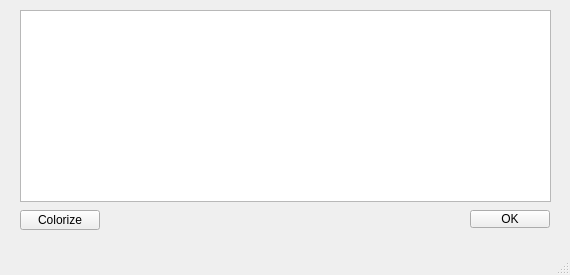
<?xml version="1.0" encoding="UTF-8"?>
<ui version="4.0">
 <class>MainWindow</class>
 <widget class="QMainWindow" name="MainWindow">
  <property name="geometry">
   <rect>
    <x>0</x>
    <y>0</y>
    <width>570</width>
    <height>275</height>
   </rect>
  </property>
  <property name="windowTitle">
   <string>MainWindow</string>
  </property>
  <widget class="QWidget" name="centralwidget">
   <widget class="QTableWidget" name="tableWidget">
    <property name="geometry">
     <rect>
      <x>20</x>
      <y>10</y>
      <width>531</width>
      <height>192</height>
     </rect>
    </property>
   </widget>
   <widget class="QPushButton" name="btnOK">
    <property name="geometry">
     <rect>
      <x>470</x>
      <y>210</y>
      <width>80</width>
      <height>18</height>
     </rect>
    </property>
    <property name="text">
     <string>OK</string>
    </property>
   </widget>
   <widget class="QPushButton" name="btnColorize">
    <property name="geometry">
     <rect>
      <x>20</x>
      <y>210</y>
      <width>80</width>
      <height>20</height>
     </rect>
    </property>
    <property name="text">
     <string>Colorize</string>
    </property>
   </widget>
  </widget>
  <widget class="QMenuBar" name="menubar">
   <property name="geometry">
    <rect>
     <x>0</x>
     <y>0</y>
     <width>570</width>
     <height>17</height>
    </rect>
   </property>
  </widget>
  <widget class="QStatusBar" name="statusbar"/>
 </widget>
 <resources/>
 <connections/>
</ui>
